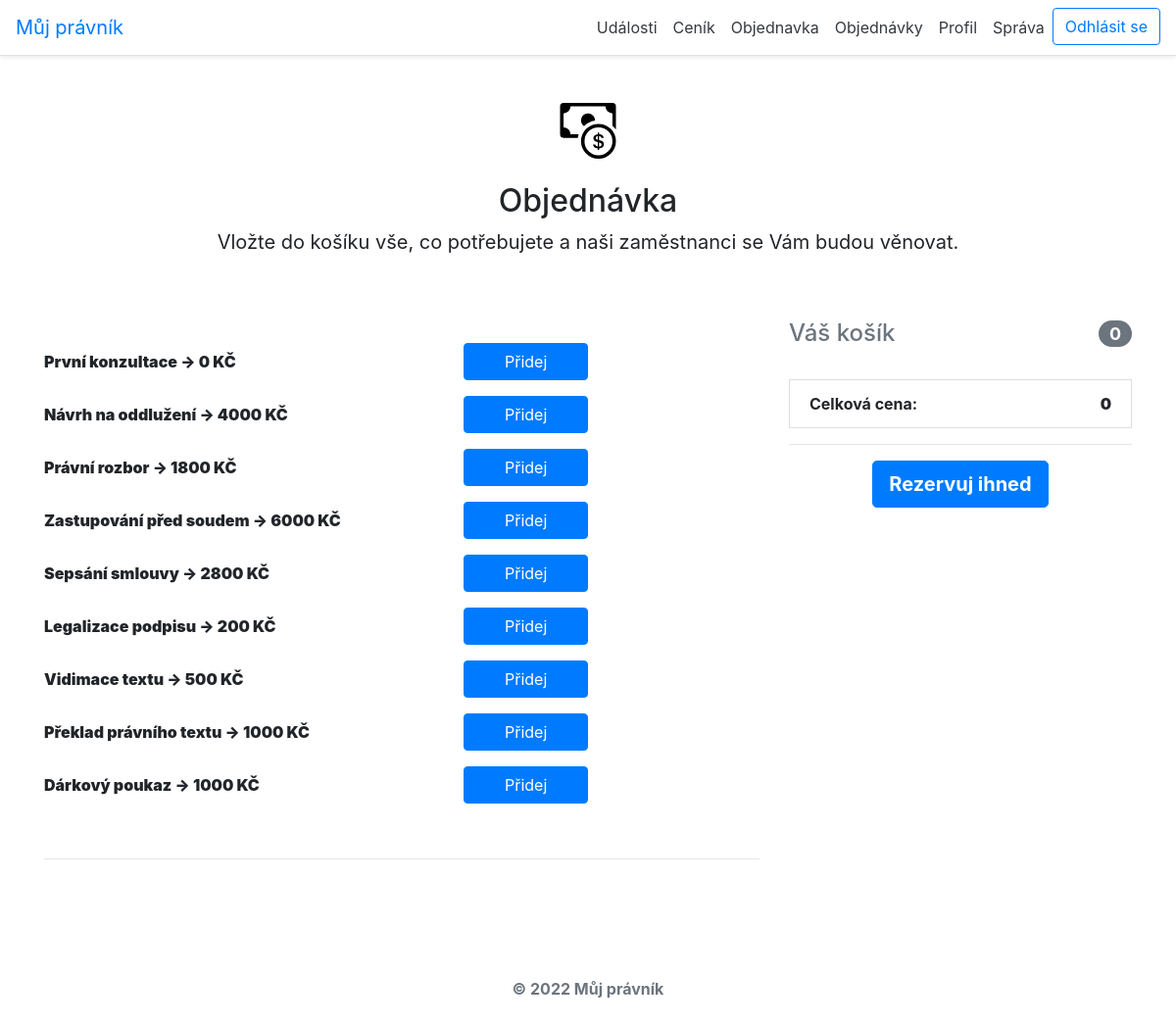
Screenshot of /code/index.php?page=objednavka (signed in) with the database file from the repository.
### tables this page shows
CREATE TABLE IF NOT EXISTS `SLUZBY` (
                                      `id_sluzba` INT NOT NULL AUTO_INCREMENT,
                                      `typ_sluzby` VARCHAR(45) NOT NULL,
                                      `cena` INT NOT NULL,
                                      PRIMARY KEY (`id_sluzba`));

### code/controller/objednavkaController.class.php (called while the page is built, shortened)
<?php
class objednavkaController implements IController {
    private $db;
    private $user;
    public function __construct() {
        require_once (DIRECTORY_MODELS ."/MyDatabase.class.php");
        $this->db = new MyDatabase();
        require_once (DIRECTORY_MODELS ."/userManage.php");
        $this->user = new userManage();
    }
    public function show(string $pageTitle):string {
        $tplData = [];
        $tplData['title'] = $pageTitle;
        $tplData['sluzby'] = $this->db->getAllSluzby();
        $tplData['userLogged'] = $this->user->isUserLogged();
        if($tplData['userLogged']){
            $user = $this->user->getLoggedUserData();
            $tplData['pravo'] = $user['PRAVA_id_prava'];
            $tplData['username'] = $user['username'];
            $tplData['email'] = $user['email'];
            $tplData['password'] = $user['password'];
        } else {
            $tplData['pravo'] = null;
        }
        $tplData['povedloSe'] = false;
	    $poleHodnot=[];
	    foreach ($tplData['sluzby'] as $sluzba){
		    $sluzba = str_replace(' ', 'XXXX', $sluzba);
		    array_push($poleHodnot,$sluzba);
	    }
	    for ($i = 0; $i < count($poleHodnot);$i++){
		    $poleHodnot[$i] = $poleHodnot[$i][1];
	    }
            $poleRealHodnot = [];
	        foreach ($poleHodnot as $hodnota){
	        	if (isset($_POST[$hodnota])){
	        		$valueInArray = $_POST[$hodnota];
	        		$hodnota = str_replace('XXXX',' ',$hodnota);
			        $poleRealHodnot[$hodnota] = $valueInArray;
		        } else {
                    $tplData['povedloSe'] = false;
                    $tplData['uspech'] = "Objednávka nesmí být prázdná.";
                }
            }
        require(DIRECTORY_VIEWS ."/objednavka.php");
        $obsah = ob_get_clean();
        return $obsah;
    }
}
?>

### code/index.php (called while the page is built, shortened)
<?php
$app = new ApplicationStart();
$app->appStart();
?>

### code/model/MyDatabase.class.php (called while the page is built, shortened)
<?php
class MyDatabase
{
    private $pdo;
    public function __construct()
    {
        $this->pdo = new PDO("mysql:host=" . DB_SERVER . ";dbname=" . DB_NAME, DB_USER, DB_PASS);
        $this->pdo->exec("set names utf8");
    }
    private function executeQuery(string $dotaz){
        try {
            $res = $this->pdo->query($dotaz);
            return $res;
        } catch (PDOException $ex){
            echo "Nastala výjimka: ". $ex->getCode() ."<br>"
                ."Text: ". $ex->getMessage();
            return null;
        }
    }
    public function selectFromTable(string $tableName, string $whereStatement = "", string $orderByStatement = ""): array
    {
        $q = "SELECT * FROM " . $tableName
            . (($whereStatement == "") ? "" : " WHERE $whereStatement")
            . (($orderByStatement == "") ? "" : " ORDER BY $orderByStatement");
        $obj = $this->executeQuery($q);
        return $obj->fetchAll();
    }
    public function getAllSluzby(): array
    {
        $cena = $this->selectFromTable(TABLE_SLUZBY, "", "id_sluzba");
        return $cena;
    }
}
?>

### code/model/userManage.php (called while the page is built, shortened)
<?php
class userManage
{
    private $userSessionKey = "current_user_id";
    private $db;
    public function __construct(){
        require_once("MyDatabase.class.php");
        $this->db = new MyDatabase();
    }
    public function isUserLogged(): bool
    {
        return isset($_SESSION[$this->userSessionKey]);
    }
    public function getLoggedUserData(){
        if($this->isUserLogged()){
            $userId = $_SESSION[$this->userSessionKey];
            if($userId == null) {
                echo "Data o uživateli nebyla nalezena, odhlašuji uživatele!";
                $this->userLogout();
                return null;
            } else {
                $userData = $this->db->selectFromTable(TABLE_USER, "id_user=$userId");
                if(empty($userData)){
                    echo "Data o uživateli se nenachází v naší databázi, odhlašuji!";
                    $this->userLogout();
                    return null;
                } else {
                    return $userData[0];
                }
            }
        } else {
            return null;
        }
    }
}

### code/view/objednavka.php (the view, shortened to what this page needs)
<?php
global $tplData;
require("zakladHTML.class.php");
$tplHeaders = new zakladHTML();
$tplHeaders->createHeader("", $tplData['title']);
?>
<body>
<?php
if (!$tplData['userLogged']) {
	$tplHeaders->createNav($tplData['pravo']);
} else {
	$tplHeaders->createNav($tplData['pravo'], "odhlaseni");
}
?>
<div class="container">
	<div class="py-5 text-center">
        <img class="d-block mx-auto mb-4" src="../image/cash-coin.svg" alt="obrázek peněz"
             width="72" height="57">
		<h2>Objednávka</h2>
		<p class="lead" ><strong>Vložte do košíku vše, co potřebujete a naši zaměstnanci se Vám budou věnovat.</p>
	</div>
	<form class="needs-validation" method="post">
		<div class="row">
			<div class="col-md-4 order-md-2">
				<h4 class="d-flex justify-content-between align-items-center mb-3">
					<span class="text-muted">Váš košík</span>
					<span class="badge badge-secondary badge-pill">0</span>
				</h4>
				<div class="list-group-item d-flex justify-content-between">
					<span>Celková cena:</span>
					<strong class="cart-total">0</strong>
				</div>
                <hr>
                <div class="row justify-content-center">
                    <button class="btn btn-lg btn-primary font-weight-bold" type="submit" name="rezervace"
                            value="rezervace">Rezervuj ihned
                    </button>
                </div>
			</div>
			<div class="col-md-8 order-md-1">
				<br>
				<?php
				$sluzby = $tplData['sluzby'];
				?>
				<?php
				for ($c = 0; $c < count($sluzby); $c++) {
					?>
					<div class="form-group row">
						<label class="col-form-label col-sm-8 col-lg-7" for="<?php echo $sluzby[$c]['typ_sluzby']; ?>">
							<b><span class="cart-item-name-l"><?php echo $sluzby[$c]['typ_sluzby']; ?></span> -> <span
										class="cart-item-price-l"><?php echo $sluzby[$c]['cena'] . " KČ"; ?></span></b></label>
						<input type="button" class="btn btn-primary col-md-2 shop-add-button-l"
						       name="<?php echo $sluzby[$c]['typ_sluzby']; ?>" id="<?php echo $sluzby[$c]['typ_sluzby']; ?>"
						       value="Přidej">
					</div>
				<?php } ?>
				<br>
				<hr class="mb-4">
				</div>
			</div>
		</div>
	<footer class="my-5 pt-5 text-muted text-center text-small">
		<p class="mb-1">&copy; 2022 Můj právník</p>
	</footer>
</body>

### rows the page displays
sluzby: typ_sluzby "První konzultace", cena "0"
sluzby: typ_sluzby "Návrh na oddlužení", cena "4000"
sluzby: typ_sluzby "Právní rozbor", cena "1800"
sluzby: typ_sluzby "Zastupování před soudem", cena "6000"
sluzby: typ_sluzby "Sepsání smlouvy", cena "2800"
sluzby: typ_sluzby "Legalizace podpisu", cena "200"
sluzby: typ_sluzby "Vidimace textu", cena "500"
sluzby: typ_sluzby "Překlad právního textu", cena "1000"
sluzby: typ_sluzby "Dárkový poukaz", cena "1000"
